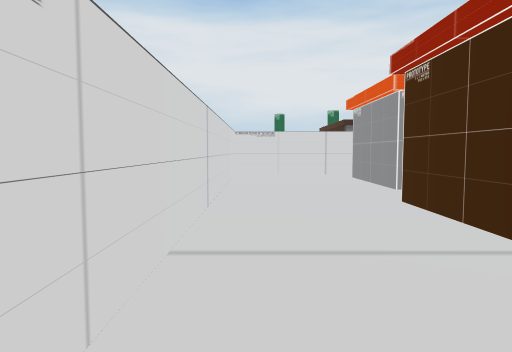
[1] (above)

16 first-person views from a walk through a 3-D level made in the Unity game engine. The camera is 1.4 m above the floor, tilts 4° down and sees 70° across. The floor is counted in squares, 2 m on a side. Each view is taken from the middle of a square. On the plan, view 1 faces up. The plan holds only what a view shows up to about 11 squares ahead; the rest is blank. The place goes on beyond the plan. The player character is not drawn. Some animated figures are not drawn. Some surface patterns are stand-ins.

[2]
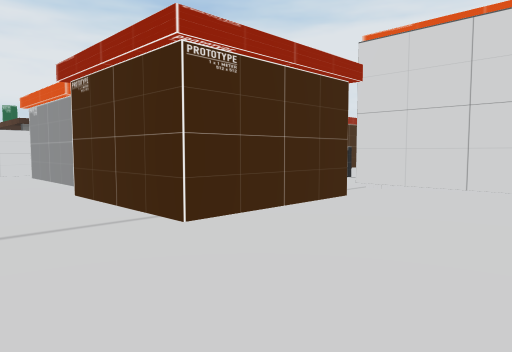

[3]
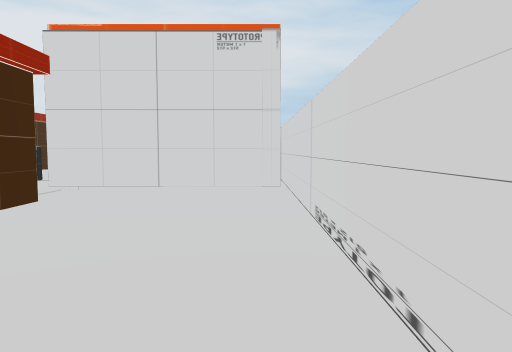

[4]
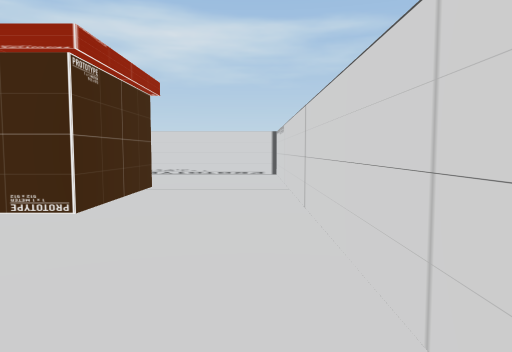

[5]
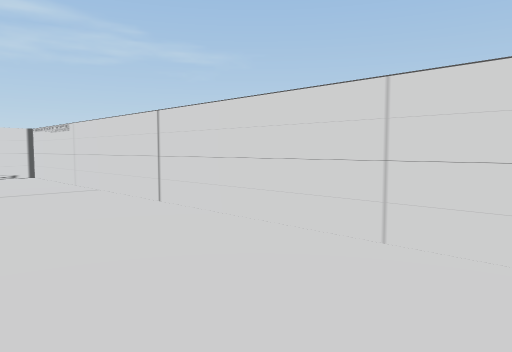

[6]
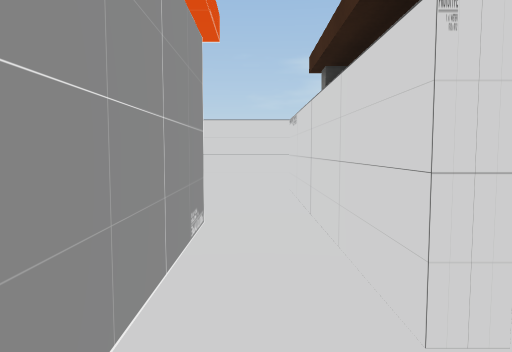

[7]
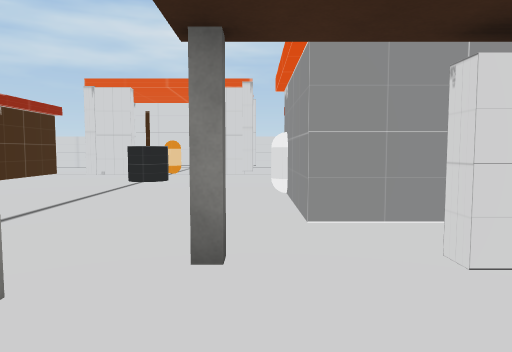

[8]
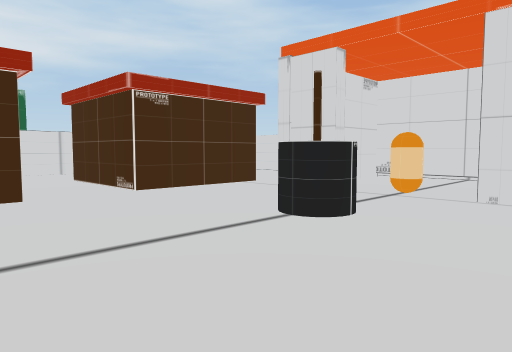

[9]
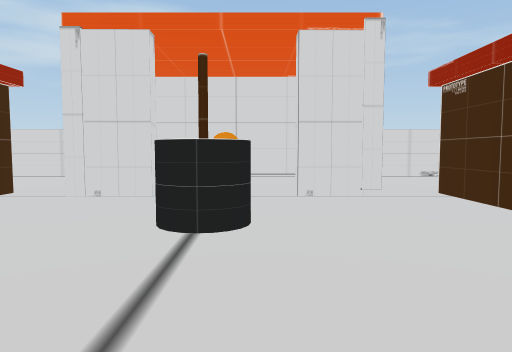

[10]
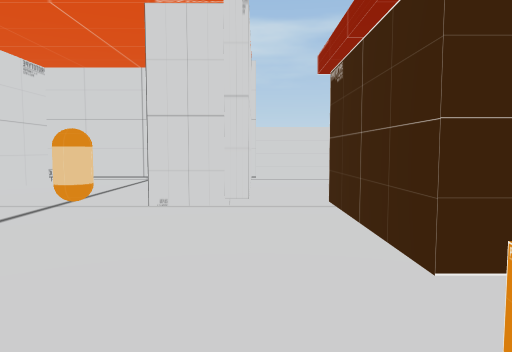

[11]
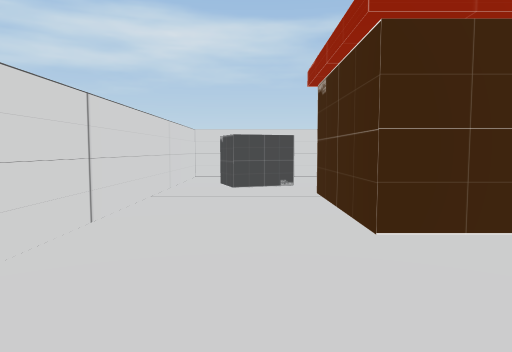

[12]
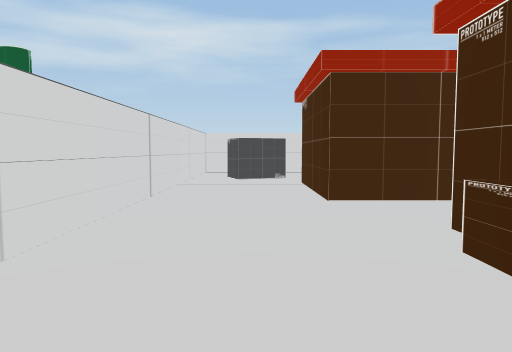

[13]
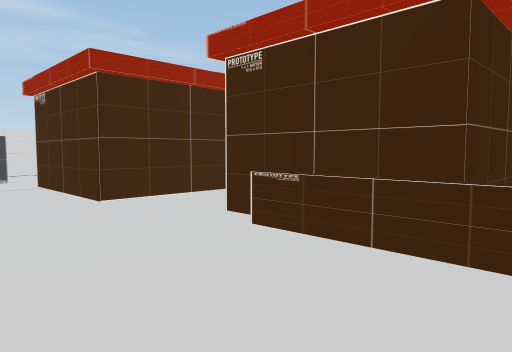

[14]
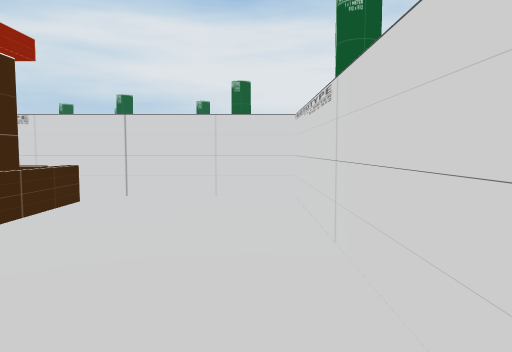

[15]
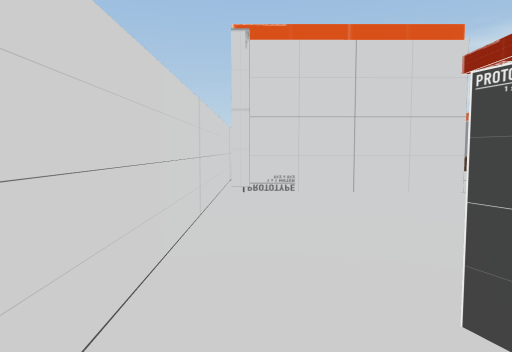

[16]
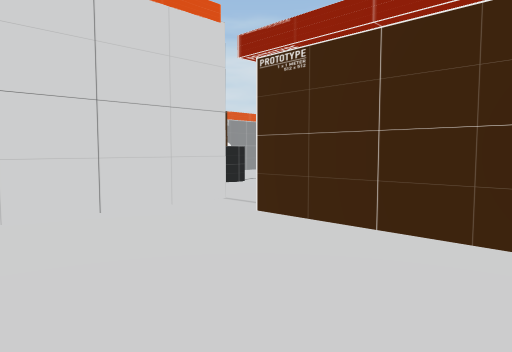

### Floor plan
Key: @ floor where view 1 was taken; # wall or solid block; . floor; = window, fence, low wall or low ledge; T thing the floor can be seen under or through; O other object.
Columns run from 1 left of view 1 to 18 right of it. Each row starts with its distance up from view 1.
 13        .
 12       ....
 11 ######.O.O    ######
 10 #.........     .=..#
  9 #... ##....   ##=..#
  8 #...###.....   #...#
  7 #...# O..... ###...#
  6 #...   ............#
  5 #..####...O..####..#
  4 #..#  #..OO..#  #..#
  3 #..#  #......#  #..#
  2 #..##TTTT.O######..#
  1 #......T....#....O.#
  0 #@.....T....#....O.#
 -1 #......######......#
 -2 ####################

Where each view was taken, in squares from view 1:
view 1: 0 up, 0 right, facing up
view 2: 1 down, 0 right, facing up-right
view 3: 1 down, 0 right, facing right
view 4: 9 up, 0 right, facing down
view 5: 9 up, 2 right, facing down-left
view 6: 10 up, 6 right, facing left
view 7: 13 up, 6 right, facing down
view 8: 8 up, 6 right, facing down-right
view 9: 8 up, 8 right, facing down
view 10: 7 up, 6 right, facing down
view 11: 8 up, 16 right, facing down
view 12: 10 up, 16 right, facing down
view 13: 10 up, 17 right, facing down-left
view 14: 5 up, 17 right, facing up
view 15: 1 down, 17 right, facing left
view 16: 1 down, 15 right, facing up-left
